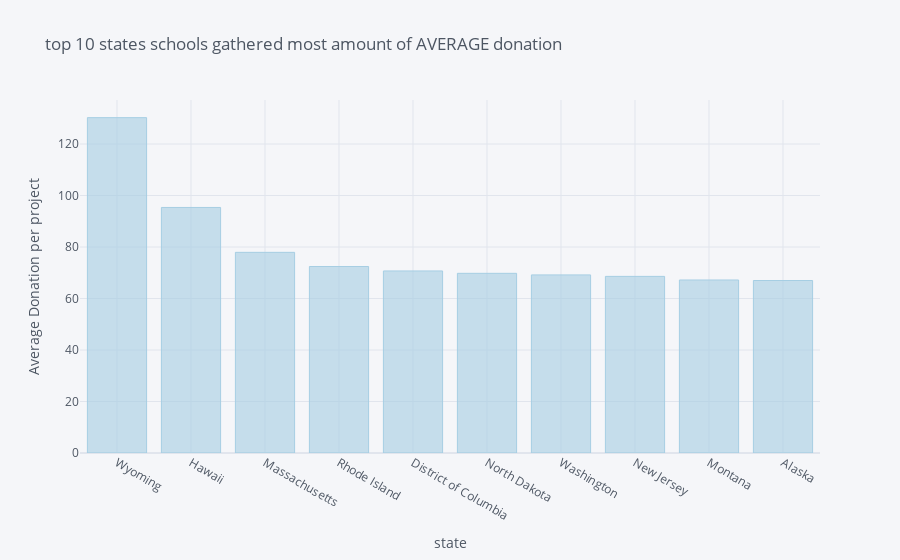

The cell this chart's notebook holds for it:
### Code cell
s2.iplot(kind = 'bar' , xTitle = 'state'  ,yTitle = 'Average Donation per project' , title = 'top 10 states schools gathered most amount of AVERAGE donation' , colorscale= 'paired')

### Figure 1 — Plotly figure (JSON) as saved in the notebook; plotly's stock layout.template omitted (floating-point values rounded to 4 significant figures)
{"data": [{"marker": {"color": "rgba(166, 206, 227, 0.6)", "line": {"color": "rgba(166, 206, 227, 1.0)", "width": 1}}, "name": "Donation Amount", "orientation": "v", "text": "", "type": "bar", "x": ["Wyoming", "Hawaii", "Massachusetts", "Rhode Island", "District of Columbia", "North Dakota", "Washington", "New Jersey", "Montana", "Alaska"], "y": [130.2, 95.36, 77.93, 72.43, 70.69, 69.78, 69.16, 68.59, 67.19, 66.99]}], "layout": {"legend": {"bgcolor": "#F5F6F9", "font": {"color": "#4D5663"}}, "paper_bgcolor": "#F5F6F9", "plot_bgcolor": "#F5F6F9", "title": {"font": {"color": "#4D5663"}, "text": "top 10 states schools gathered most amount of AVERAGE donation"}, "xaxis": {"gridcolor": "#E1E5ED", "showgrid": true, "tickfont": {"color": "#4D5663"}, "title": {"font": {"color": "#4D5663"}, "text": "state"}, "zerolinecolor": "#E1E5ED"}, "yaxis": {"gridcolor": "#E1E5ED", "showgrid": true, "tickfont": {"color": "#4D5663"}, "title": {"font": {"color": "#4D5663"}, "text": "Average Donation per project"}, "zerolinecolor": "#E1E5ED"}}}
